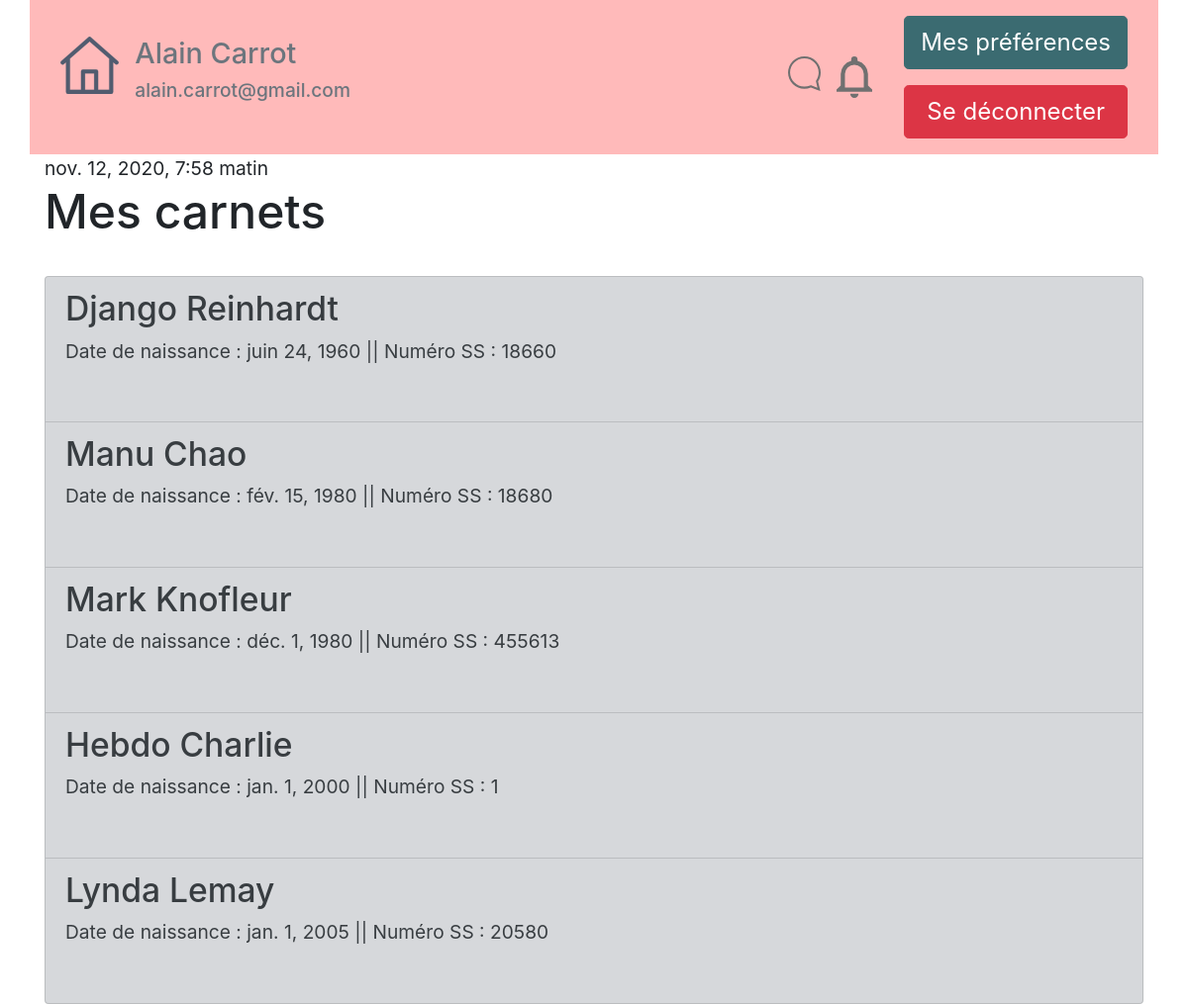
The app's page /tablecom/Carnets (signed in) with its own data.
### tablecom/models.py (models this page shows)
class ChildSNotebook(models.Model): #name of table that contain differents "carnets" for each child
    active=models.BooleanField(default=True)
    name = models.CharField(max_length=80, verbose_name="Nom")
    forename = models.CharField(max_length=80, verbose_name="Prénom")
    date_of_birth = models.DateField(verbose_name="Date de naissance")
    id_RespLeg = models.CharField(max_length=20,verbose_name="Id responsables legaux", default="")  # id of childs attached to LR
    num_ident=models.CharField( verbose_name="Identifiant sécurité sociale",max_length=20)
    id_prof_auth=models.TextField(max_length=1200, verbose_name="Id Professionnels Rattachés")
    articles_id=models.TextField(max_length=2500, verbose_name="Id des articles rattachés", default="")
    class Meta:
        verbose_name = "Carnet Enfant"
        ordering = ['date_of_birth']
    def __str__(self):
        return self.name

### tablecom/views.py (the view)
# urls.py: path('Carnets',views.ChildSNotebookListVisu, name="ChildSNotebookListVisu"),
def ChildSNotebookListVisu(request):
    datetrans = datetime.now()
    ChildSNBsInput=list(ChildSNotebook.objects.all())
    ChildSNBs=[]
    for CSNB in ChildSNBsInput:
        pkAct=CSNB.pk
        print("ID du carnet actuel= ",pkAct)
        if request.user.has_perm("tablecom.CSNB{0}_access".format(pkAct)):
            print("acces")
            ChildSNBs.append(CSNB)
        else:
            print("No acces")
    print(ChildSNBs)
    return render(request, 'tablecom/ChildSNotebookListVisu.html', {'liste_carnets': ChildSNBs,'date':datetrans})

### tablecom/templates/tablecom/ChildSNotebookListVisu.html (shortened to what this page needs)
<!DOCTYPE html>
{% extends "tablecom/base.html" %}
{% block content %}
 <div class="container">
{{ date }}
<h1>Mes carnets</h1><br>
<div class="list-group">
{% for carnet in liste_carnets %}
<a href="{% url 'ChildSNotebookVisu' carnet.id %}" class="list-group-item list-group-item-action list-group-item-secondary">
    	<h3>{{ carnet.name }} {{ carnet.forename }}</h3>
    	<p> Date de naissance : {{carnet.date_of_birth}} || Numéro SS : {{carnet.num_ident}} </p>
        <br>
</a>
{% empty %}
    <p>Aucun carnet.</p>
        {% endfor %}</div></div>
{% endblock %}

### tablecom/templates/tablecom/base.html (shortened to what this page needs)
<!DOCTYPE html>
    {% load static %}
    {% block head %}
        <html lang="fr">
        <head>
        <link rel="stylesheet" href="/static/bootstrapExportTheme/bootstrap.min.css" >
        <link rel="stylesheet" type="text/css" href="https://cdn.jsdelivr.net/npm/cookieconsent@3/build/cookieconsent.min.css" />
        </head>
    {% endblock %}
<body>
    <nav>
       {% block nav %}
            {% if user.is_authenticated %}
<div class="container" style="background:#ffbaba !important;">
    <div class="d-flex flex-wrap align-items-center">
          <div class="mr-auto p-2 ">
            <div class="d-flex justify-content-start">
                <div class="p-2"><a href="{% url 'accueil' %}"><img src="/static/images/home.svg" class="img-fluid"></a></div>
                <div class="p-2"><h4 class="text-secondary">{{ user.first_name }} {{ user.last_name }}</h4><h6 class="text-secondary"><p>{{ user.email }}</p></h6></div>
            </div>
          </div>
          <div class="p-2 ">
            <div class="d-flex">
                <div class="p-2"><a href="{% url 'accueilMessager' %}"><img src="{% static 'images/notif_mess_perso.svg' %}" class="img-fluid"></a></div>
              <div class="p-2"><img src="{% static 'images/notif_fil_general.svg' %}" class="img-fluid"></div>
            </div>
          </div>
          <div class="p-2 ">
            <div class="d-flex flex-column">
              <div class="p-2"><a href="{% url 'MyProfile' %}"><button type="button" class="btn btn-info btn-lg">Mes préférences</button></a></div>
              <div class="p-2"><a href="{% url 'deconnexion' %}"><button type="button" class="btn btn-danger btn-block btn-lg">Se déconnecter</button></a></div>
            </div>
          </div>
    </div>
</div>
            {% else %}
        <div class="container">
        </div>
            {% endif %}
       {% endblock %}
   </nav>
    {% block content %}Contenu à introduire{% endblock %}
</body>
</html>

### records on screen
ChildSNotebook: name "Django", forename "Reinhardt", date_of_birth "juin 24, 1960", num_ident "18660"
ChildSNotebook: name "Manu", forename "Chao", date_of_birth "fév. 15, 1980", num_ident "18680"
ChildSNotebook: name "Mark", forename "Knofleur", date_of_birth "déc. 1, 1980", num_ident "455613"
ChildSNotebook: name "Hebdo", forename "Charlie", date_of_birth "jan. 1, 2000", num_ident "1"
ChildSNotebook: name "Lynda", forename "Lemay", date_of_birth "jan. 1, 2005", num_ident "20580"

### other values on screen
{{ user.first_name }} "Alain"
{{ user.last_name }} "Carrot"
{{ user.email }} "alain.carrot@gmail.com"
